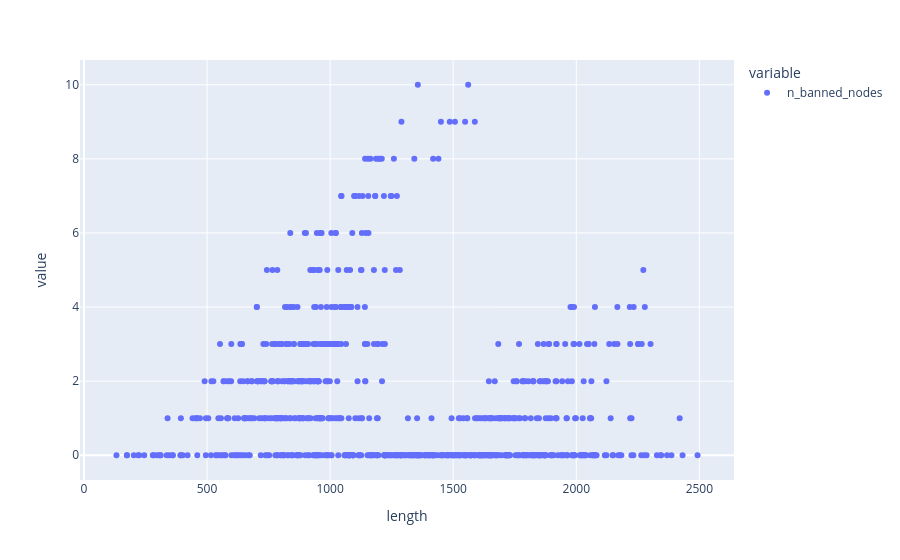

The notebook cell saved with this chart:
### Code cell
#px.scatter()
df = pd.DataFrame(results).T
df = df.set_index(df.columns[0])
px.scatter(df)

### Figure 1 — Plotly figure (JSON) as saved in the notebook; plotly's stock layout.template omitted (floating-point values rounded to 4 significant figures; data arrays with more than 128 entries replaced by an {"elided": "..."} marker saying what was removed)
{"data": [{"hovertemplate": "variable=n_banned_nodes<br>length=%{x}<br>value=%{y}<extra></extra>", "legendgroup": "n_banned_nodes", "marker": {"color": "#636efa", "symbol": "circle"}, "mode": "markers", "name": "n_banned_nodes", "orientation": "v", "showlegend": true, "type": "scatter", "x": {"elided": "801 float values"}, "xaxis": "x", "y": {"elided": "801 int values"}, "yaxis": "y"}], "layout": {"legend": {"title": {"text": "variable"}, "tracegroupgap": 0}, "margin": {"t": 60}, "xaxis": {"anchor": "y", "domain": [0, 1], "title": {"text": "length"}}, "yaxis": {"anchor": "x", "domain": [0, 1], "title": {"text": "value"}}}}
